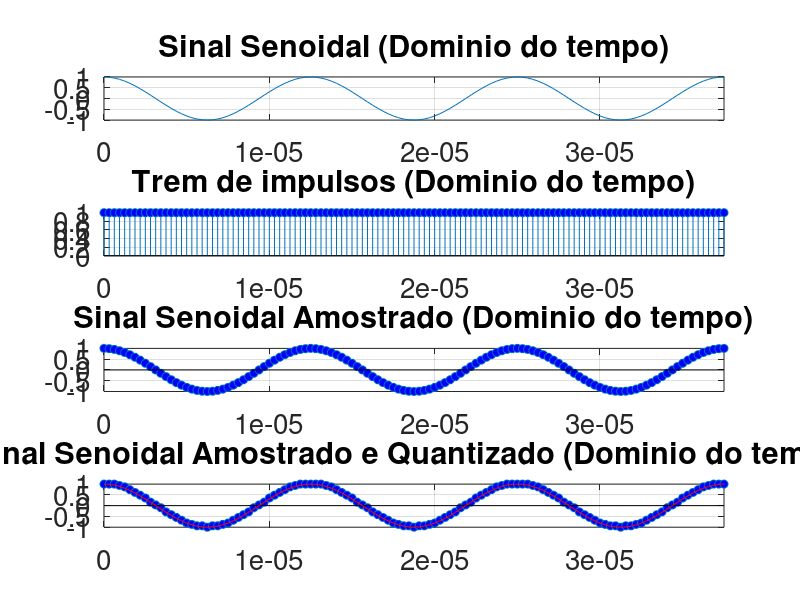
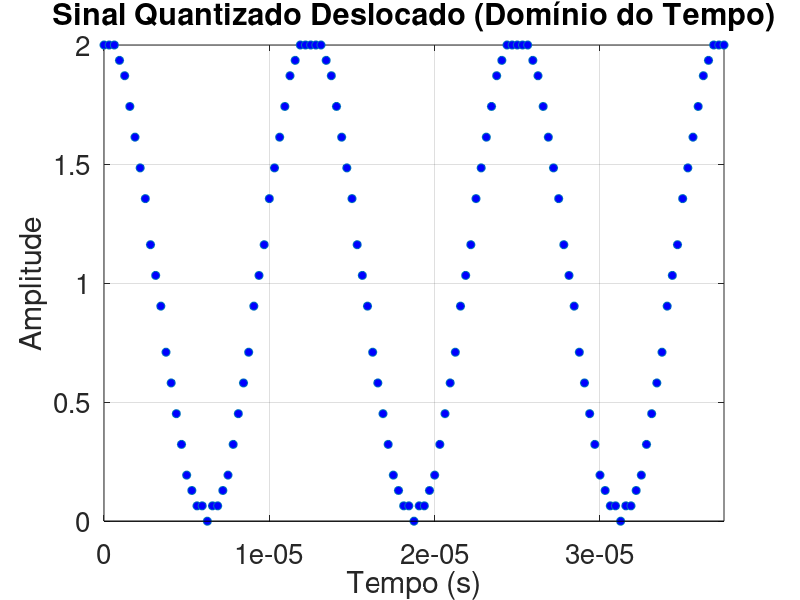

MATLAB code to generate these figures, in order: (Note: this script raises an error after producing the figures.)
close all; clear all; clc;
pkg load signal;
pkg load communications;

% Altera o tamanho da fonte nos plots para 15
set(0, 'DefaultAxesFontSize', 20);

% Defining the base signal amplitude.
A_signal = 1;

% Defining the frequency for the base signal 
f_signal = 80000;

% Defining the period and frequency of sampling:
fs = 40*f_signal;
Ts = 1/fs;
T = 1/f_signal;

% Defining the sinal period.
t_inicial = 0;
t_final = 0.01;

% "t" vector, correspondig to the time period of analysis, on time domain.
t = [t_inicial:Ts:t_final];

signal = A_signal*cos(2*pi*f_signal*t);

% Criando um trem de impulsos com período de 2T
impulse_train = zeros(size(t));
impulse_train(mod(t, 1/fs) == 0) = 1;

signal_sampled = signal .* impulse_train;

% Quantidade de níveis desejada (tirando o 0)
n=5;
num_levels = 2^n;

% Gerando os níveis de quantização automaticamente
levels = linspace(-1, 1, num_levels);

% Verifica se o vetor possui algum elemento com "0"
for i = 1:length(levels)
    if levels(i) == 0
        levels(i) = [];
        break; 
    end
end


% Quantização
quantized_signal = zeros(size(signal_sampled));
for i = 1:length(signal_sampled)
    for j = 1:length(levels)
        if signal_sampled(i) <= levels(j)
            quantized_signal(i) = levels(j);
            break;
        end
    end
end

figure(1)
subplot(411)
plot(t,signal)
grid on;
xlim([0 3*T])
title('Sinal Senoidal (Dominio do tempo)')

subplot(412)
stem(t,impulse_train, 'MarkerFaceColor', 'b')
grid on;
xlim([0 3*T])
title('Trem de impulsos (Dominio do tempo)')

subplot(413)
stem(t,signal_sampled, 'LineStyle','none', 'MarkerFaceColor', 'b')
grid on;
xlim([0 3*T])
title('Sinal Senoidal Amostrado (Dominio do tempo)')

subplot(414)
stem(t,quantized_signal, 'LineStyle','none', 'MarkerFaceColor', 'b')
xlim([0 3*T])
hold on; 
plot(t,signal, 'r')
xlim([0 3*T])
grid on;
title('Sinal Senoidal Amostrado e Quantizado (Dominio do tempo)')

% Desloca o vetor quantizado para 0 ou mais
min_value = min(quantized_signal);
quantized_signal = quantized_signal - min_value;

figure;
stem(t, quantized_signal, 'LineStyle', 'none', 'MarkerFaceColor', 'b');
grid on;
title('Sinal Quantizado Deslocado (Domínio do Tempo)');
xlabel('Tempo (s)');
xlim([0 3*T])
ylabel('Amplitude');

% Multiplica os valores quantizados para que sejam números inteiros
num_intervals = num_levels - 1; % Número de intervalos entre os níveis
quantized_signal_int = quantized_signal * num_intervals;

% Convertendo valores quantizados inteiros para binário
binary_signal = de2bi(quantized_signal_int, n);

% Concatenando os valores binários em um único vetor
binary_signal_concatenated = reshape(binary_signal.', 1, []);

% Vetor de tempo
t = linspace(0, 1, length(binary_signal_concatenated) * 2);

% Mapeamento dos valores binários para amplitudes
amplitudes = [-5, 5];
mapped_signal = amplitudes(binary_signal_concatenated + 1);

% Repetindo cada valor do sinal
repeated_signal = reshape(repmat(mapped_signal, 2, 1), 1, []);

% Plotando o sinal
plot(t, repeated_signal, 'LineWidth', 2);
ylim([-6, 6]); % Definindo o limite do eixo y
xlabel('Tempo');
xlim([0 10*T])
ylabel('Amplitude');
title('Sinal Binário como Onda Quadrada');
grid on;

